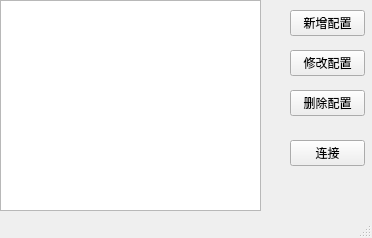
<?xml version="1.0" encoding="UTF-8"?>
<ui version="4.0">
 <class>MainWindow</class>
 <widget class="QMainWindow" name="MainWindow">
  <property name="geometry">
   <rect>
    <x>0</x>
    <y>0</y>
    <width>372</width>
    <height>238</height>
   </rect>
  </property>
  <property name="windowTitle">
   <string>kdssh</string>
  </property>
  <widget class="QWidget" name="centralwidget">
   <widget class="QPushButton" name="pb_addconfig">
    <property name="geometry">
     <rect>
      <x>290</x>
      <y>10</y>
      <width>75</width>
      <height>26</height>
     </rect>
    </property>
    <property name="text">
     <string>新增配置</string>
    </property>
   </widget>
   <widget class="QListWidget" name="lw_confs">
    <property name="geometry">
     <rect>
      <x>0</x>
      <y>0</y>
      <width>261</width>
      <height>211</height>
     </rect>
    </property>
   </widget>
   <widget class="QPushButton" name="pb_editconf">
    <property name="geometry">
     <rect>
      <x>290</x>
      <y>50</y>
      <width>75</width>
      <height>26</height>
     </rect>
    </property>
    <property name="text">
     <string>修改配置</string>
    </property>
   </widget>
   <widget class="QPushButton" name="pb_delconf">
    <property name="geometry">
     <rect>
      <x>290</x>
      <y>90</y>
      <width>75</width>
      <height>26</height>
     </rect>
    </property>
    <property name="text">
     <string>删除配置</string>
    </property>
   </widget>
   <widget class="QPushButton" name="pb_connect">
    <property name="geometry">
     <rect>
      <x>290</x>
      <y>140</y>
      <width>75</width>
      <height>26</height>
     </rect>
    </property>
    <property name="text">
     <string>连接</string>
    </property>
   </widget>
  </widget>
  <widget class="QMenuBar" name="menubar">
   <property name="geometry">
    <rect>
     <x>0</x>
     <y>0</y>
     <width>372</width>
     <height>21</height>
    </rect>
   </property>
  </widget>
  <widget class="QStatusBar" name="statusbar"/>
 </widget>
 <resources/>
 <connections>
  <connection>
   <sender>MainWindow</sender>
   <signal>destroyed()</signal>
   <receiver>MainWindow</receiver>
   <slot>close()</slot>
   <hints>
    <hint type="sourcelabel">
     <x>399</x>
     <y>299</y>
    </hint>
    <hint type="destinationlabel">
     <x>399</x>
     <y>299</y>
    </hint>
   </hints>
  </connection>
 </connections>
</ui>
